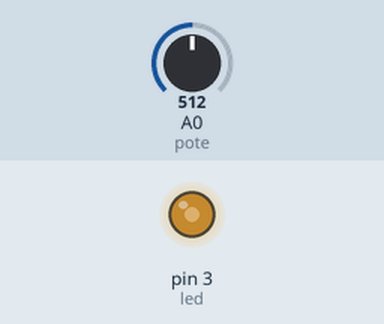
Simulated run of this sketch. Board: Arduino Uno, built with avr-gcc and run on an emulated ATmega328P. Parts: output pins drawn as LEDs (lit = HIGH). The test bench sets the inputs (shaded band); at power-on: A0 (pote) = 512.

Above: at 1.2 s.
1.3 s: A0 (pote) set to 716
At 2.2 s:
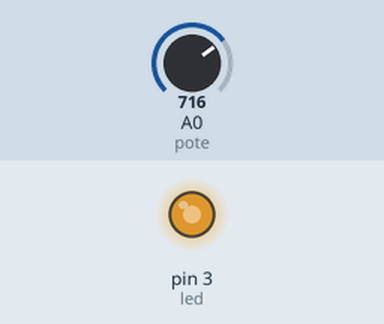
2.8 s: A0 (pote) set to 900
At 3.3 s:
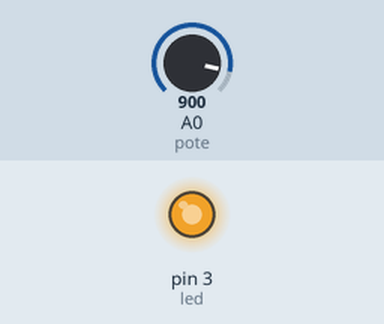
4.3 s: A0 (pote) set to 122
At 5.5 s:
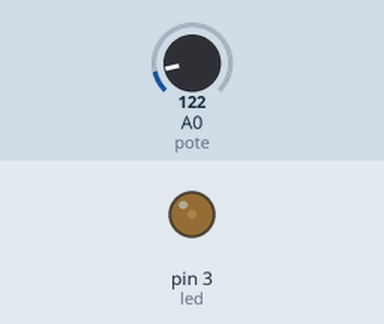
5.8 s: A0 (pote) set to 0
At 6.8 s:
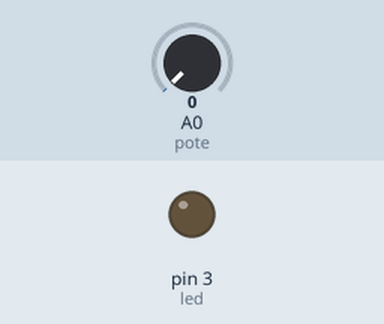
7.3 s: A0 (pote) set to 511
At 7.9 s:
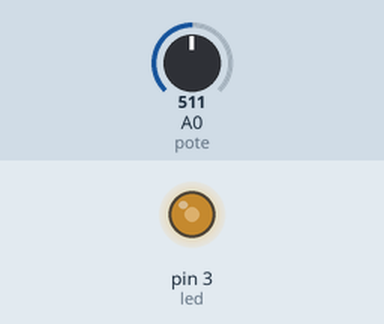
Timing chart, 0 to 9.8 s (numbered marks = the images above; inputs shaded):
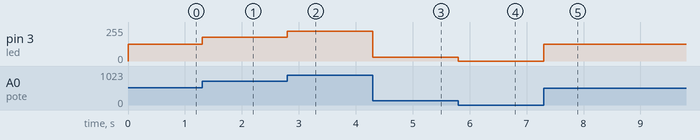

The sketch:

funcionMAP.ino
```cpp
#define led 3
#define pote A0


void setup() {
pinMode(led,OUTPUT);
pinMode(pote,INPUT);
}

void loop() {
//Analogica=0 a 1023
//PWM=0 a 255
/*Aca convertimos el valor analogico maximo
del pote(1023) al valor maximo digital(255) para que ambas lecturas sean iguales */

//analogWrite(led,analogRead(pot)/4);


/*Haremos lo mismo pero con la funcion MAP, este precisa de 5 parametros
 * Sintasis-->
 *  map(lectura, valorMINIMOdeENTRADA, valorMAXIMOdeENTRADA, valorMINIMOdeSALIDA, valorMAXIMOdeSALIDA);
*/
analogWrite(led,map(analogRead(pote),0,1023,0,255));


}
```

Measured:
- after the input at 1.3 s, pin 3 (led): 127/255 → 178/255 at once
- after the input at 2.8 s, pin 3 (led): 178/255 → 224/255 at once
- after the input at 4.3 s, pin 3 (led): 224/255 → 30/255 at once
- after the input at 5.8 s, pin 3 (led): 30/255 → 0/255 at once
- after the input at 7.3 s, pin 3 (led): 0/255 → 127/255 at once
